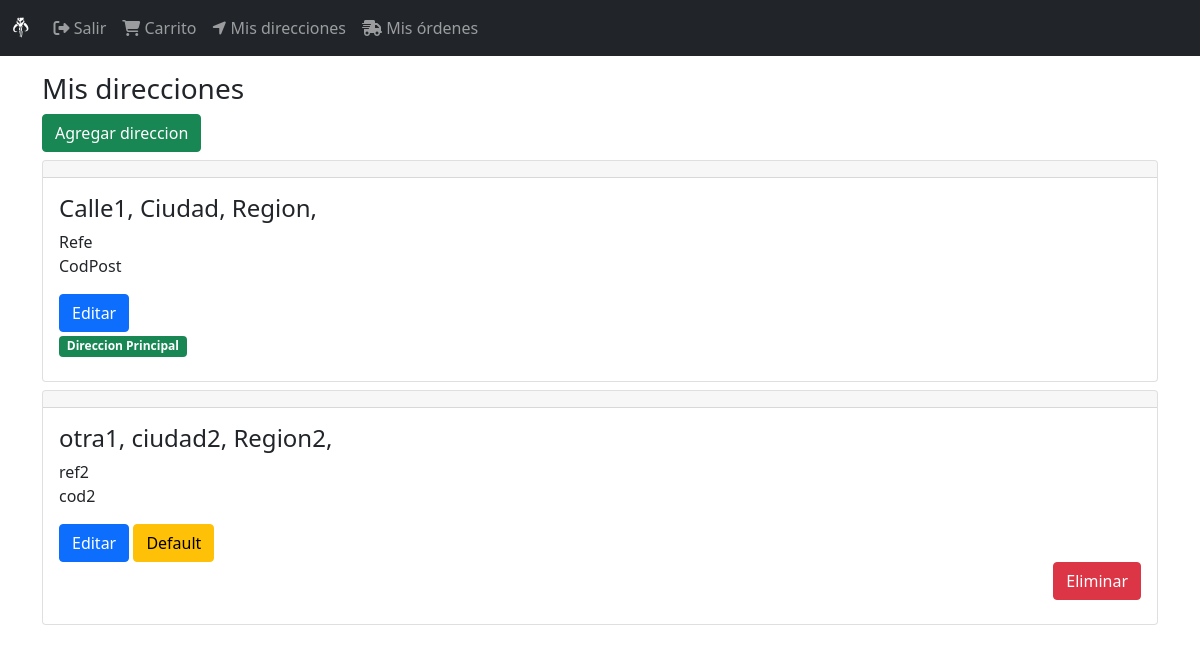
The page /direcciones/ (signed in) on the database its author committed.
### DirEnvio/models.py (models this page shows, shortened)
class DireccionEnvio(models.Model):
    user = models.ForeignKey(User, null=False, blank=False, on_delete=models.CASCADE)
    line1 = models.CharField(max_length=300)
    line2 = models.CharField(max_length=300, blank=True)
    city =  models.CharField(max_length=100)
    state = models.CharField(max_length=100)
    reference = models.CharField(max_length=300)
    postal_code = models.CharField(max_length=10, null=False, blank=False)
    default = models.BooleanField(default=False)
    created_at = models.DateTimeField(auto_now_add=True)
    @property
    def direccion(self):
        return '{}, {}, {},'.format(self.line1, self.city, self.state,)

### DirEnvio/views.py (the view)
# urls.py: path('', views.EnvioDirecciones.as_view(), name='direccion_envio'),
class EnvioDirecciones(LoginRequiredMixin, ListView):
    login_url = 'login'
    model = DireccionEnvio
    template_name = 'direccion_envios/direccion_envio.html'
    def get_queryset(self):
        return DireccionEnvio.objects.filter(user=self.request.user).order_by('-default')

### DirEnvio/templates/direccion_envios/direccion_envio.html
{%extends 'base.html'%}
{%block content%}
<div class="col">
    <div class="h3">
        Mis direcciones
    </div>
    <a class="btn btn-success" href="{% url 'formularioDir' %}">Agregar direccion</a>
    <div class="mt-2">
        {%for direccion_envio in object_list %}
            <div class="mt-2">
                {% include 'direccion_envios/snippets/cartDirecciones.html' %}
            </div>
        {%endfor%}
    </div>
</div>
{%endblock%}

### DirEnvio/templates/direccion_envios/snippets/cartDirecciones.html
<div class="card">
    <h5 class="card-header"></h5>
    <div class="card-body">
        <h4 class="card-title">{{direccion_envio.direccion}}</h4>
        <div class="card-title">
            {{direccion_envio.reference}}
        <div class="card-title">
            {{direccion_envio.postal_code}}
        </div>
        <div class="mt-3">
            <a href="{% url 'update' direccion_envio.pk %}" class="btn btn-primary">Editar</a>
            {% if direccion_envio.default %}
            <div>
                <span class="badge bg-success">Direccion Principal</span>
            </div>
            {%else%}
            <a href="{% url 'default' direccion_envio.pk %}" class="btn btn-warning">Default</a>
            <div class="d-grid gap-2 d-md-flex justify-content-md-end">
            <a href="{% url 'remove' direccion_envio.pk %}" class="btn btn-danger">Eliminar</a>
            </div>
            {%endif%}
        </div>
    </div>
</div>

### rows shown on the page
DireccionEnvio: direccion "Calle1, Ciudad, Region,", reference "Refe", postal_code "CodPost", default "Direccion Principal"
DireccionEnvio: direccion "otra1, ciudad2, Region2,", reference "ref2", postal_code "cod2", default "Default"
